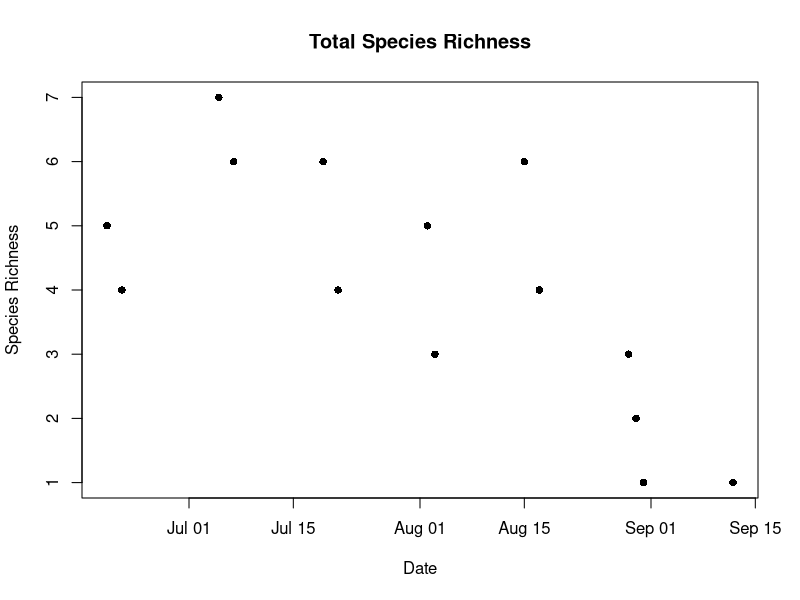

The R source for this figure:
## ---- chunk 1
knitr::opts_chunk$set(echo = TRUE)
library(dplyr)
## ---- chunk 2

larvID <- read.csv("../data/larvalSurveys/identifications.csv")

#check that data is okay
levels(larvID$Species)
levels(larvID$Sex)

#reformat date
larvID$Date.collected <- as.Date(larvID$Date.collected, format="%m/%d/%y")

#add in class
larvID$Class <- NA
larvID$Class[larvID$Site %in% c(1,4,7)] <- "urban"
larvID$Class[larvID$Site %in% c(3,5,8)] <- "suburban"
larvID$Class[larvID$Site %in% c(2,6,9)] <- "rural"
larvID$Class <- as.factor(larvID$Class)
## ---- chunk 3

seasonalSpR <- larvID %>%
  group_by(Date.collected) %>%
  summarise(SpR=n_distinct(Species)) %>%
  ungroup()

#plot over time
plot(x=seasonalSpR$Date.collected, y=seasonalSpR$SpR, pch=16, main="Total Species Richness", xlab="Date", ylab="Species Richness")
## ---- chunk 4

siteSpR <- larvID %>%
  group_by(Date.collected, Code) %>%
  summarise(SpR=n_distinct(Species)) %>%
  ungroup()

siteSummStats <- siteSpR %>%
  group_by(Code) %>%
  summarise(maxSpR=max(SpR), minSpR=min(SpR), meanSpR=mean(SpR))
siteSummStats

#make a plot for each site

